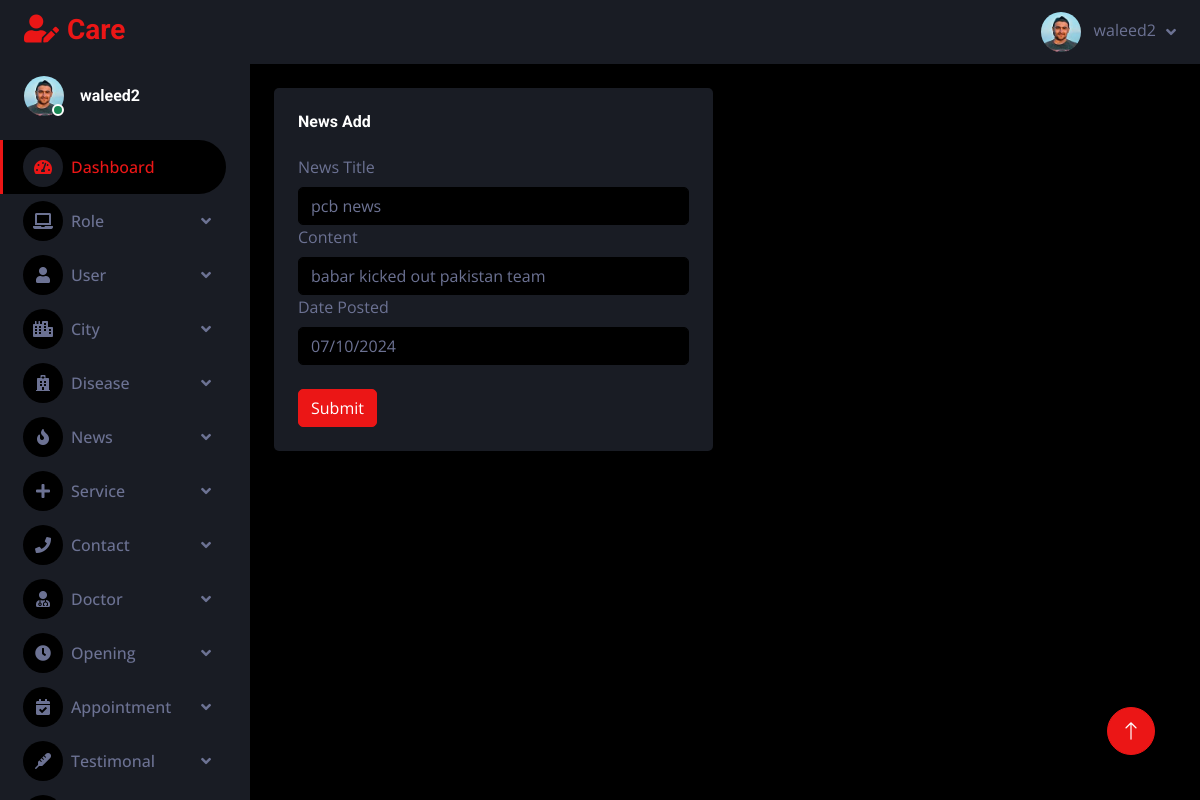
The page /adminpanel/newsupdate.php?updid=10 (signed in) on the database its author committed.
### tables this page shows
CREATE TABLE `news` (
  `news_id` int(11) NOT NULL,
  `title` varchar(255) NOT NULL,
  `content` mediumtext NOT NULL,
  `dateposted` date NOT NULL
);

### adminpanel/newsupdate.php (the view, shortened to what this page needs)
<?php
include "header.php";
?>
            <div class="container-fluid pt-4 px-4">
                <div class="row g-4">
                    <div class="col-sm-12 col-xl-6">
                        <div class="bg-secondary rounded h-100 p-4">
                            <h6 class="mb-4">News Add </h6>
                            <form class="forms-sample" action="#" method="POST">
                                <div class="form-group">
                                    <label for="exampleInputName1" class="form-label">News Title</label>
                                    <?php
                        require "connection.php";
                 $userid = $_GET["updid"];
                 $qry = "SELECT * FROM `news` WHERE news_id  = $userid";
                 $result = mysqli_query($conn,$qry);
                 while($row = mysqli_fetch_array($result)){
                       ?>
                                    <input type="text" class="form-control" id="exampleInputName1" name="newstitleadd" value="<?php echo $row['title'] ?>"
                                        >
                                        <label for="exampleInputName1" class="form-label">Content</label>
                                    <input type="text" class="form-control" id="exampleInputName1" name="newscontentadd"
                                    value="<?php echo $row['content'] ?>">
                                        <label for="exampleInputName1" class="form-label">Date Posted</label>
                                    <input type="date" class="form-control" id="exampleInputName1" name="newsdateadd"   value="<?php echo $row['dateposted'] ?>"
                                        >
                                </div>
                                <?php
                 }
                                ?>
                                <br>
                                <button type="submit" class="btn btn-primary" name="sub" >Submit</button>
                            </form>
                        </div>
                    </div>
<?php
include "footer.php";
?>

### adminpanel/css/style.css (style rules this page uses)
:root { --primary: #EB1616; --secondary: #191C24; --light: #6C7293; --dark: #000000; }
.btn { transition: .5s; }

### rows shown on the page
news: newstitleadd "pcb news", newscontentadd "babar kicked out pakistan team", newsdateadd "07/10/2024"

### other values the page prints
$_SESSION['name'] "waleed2"
